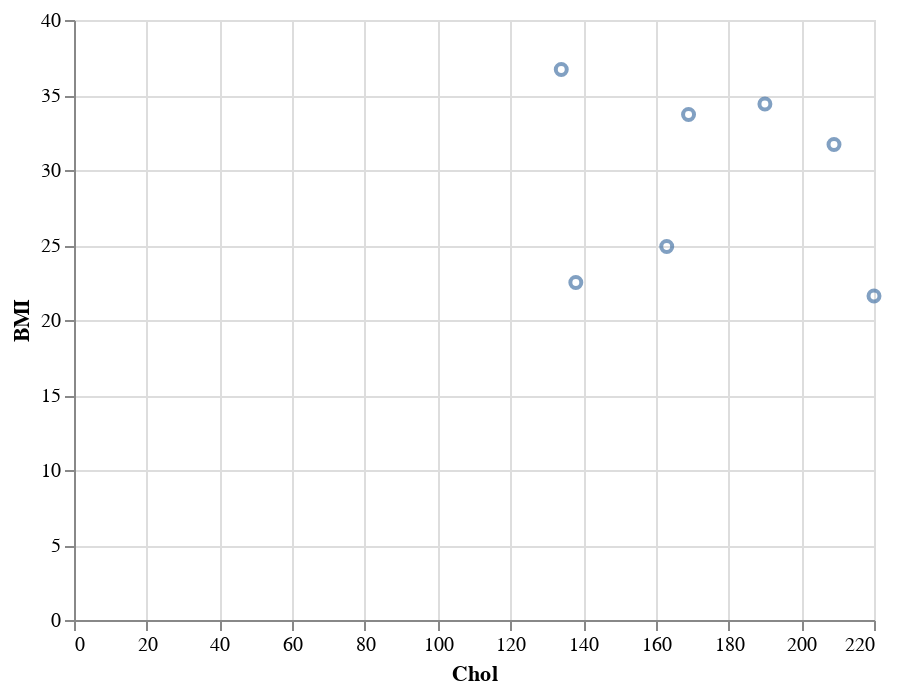

The cell this chart's notebook holds for it:
### Markdown cell above
start from a scatter plot (provided on eCampus)

### Code cell
alt.Chart(df).mark_point().encode(
    x='Chol',
    y='BMI',
)

### Figure 1 — Vega-Lite specification as saved in the notebook (floating-point values rounded to 4 significant figures)
{"config": {"view": {"continuousWidth": 400, "continuousHeight": 300}}, "data": {"name": "data-d6dfebbb6e38f80ce42b4c6bc798dce6"}, "mark": "point", "encoding": {"x": {"field": "Chol", "type": "quantitative"}, "y": {"field": "BMI", "type": "quantitative"}}, "$schema": "https://vega.github.io/schema/vega-lite/v4.17.0.json", "datasets": {"data-d6dfebbb6e38f80ce42b4c6bc798dce6": [{"Name": "Ernst Mayer", "Geschlecht": "maennlich", "BMI": 24.9, "NBZ": 116, "HbA1c": 9.9, "Chol": 163, "TG": 55, "Nikotin": "T"}, {"Name": "Elfriede Blau", "Geschlecht": "weiblich", "BMI": 31.7, "NBZ": 221, "HbA1c": 9.3, "Chol": 209, "TG": 531, "Nikotin": "T"}, {"Name": "Petra Maus", "Geschlecht": "weiblich", "BMI": 21.6, "NBZ": 293, "HbA1c": 13.2, "Chol": 220, "TG": 94, "Nikotin": "T"}, {"Name": "Klaus Penz", "Geschlecht": "maennlich", "BMI": 22.5, "NBZ": 133, "HbA1c": 8.0, "Chol": 138, "TG": 87, "Nikotin": "T"}, {"Name": "Norbert Fellner", "Geschlecht": "maennlich", "BMI": 34.4, "NBZ": 96, "HbA1c": 5.8, "Chol": 190, "TG": 116, "Nikotin": "T"}, {"Name": "Ingo Cleric", "Geschlecht": "maennlich", "BMI": 33.7, "NBZ": 125, "HbA1c": 9.2, "Chol": 169, "TG": 251, "Nikotin": "F"}, {"Name": "Alois Wein", "Geschlecht": "maennlich", "BMI": 36.7, "NBZ": 140, "HbA1c": 7.7, "Chol": 134, "TG": 196, "Nikotin": "F"}]}}
